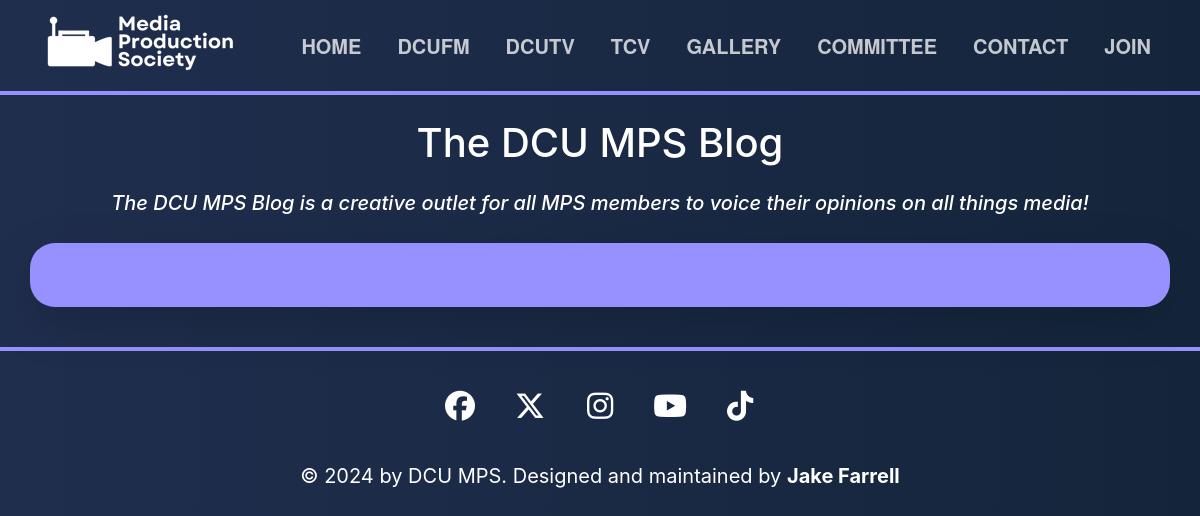
/blog/author/brian-dowling/, run on an earlier commit of the app's database.
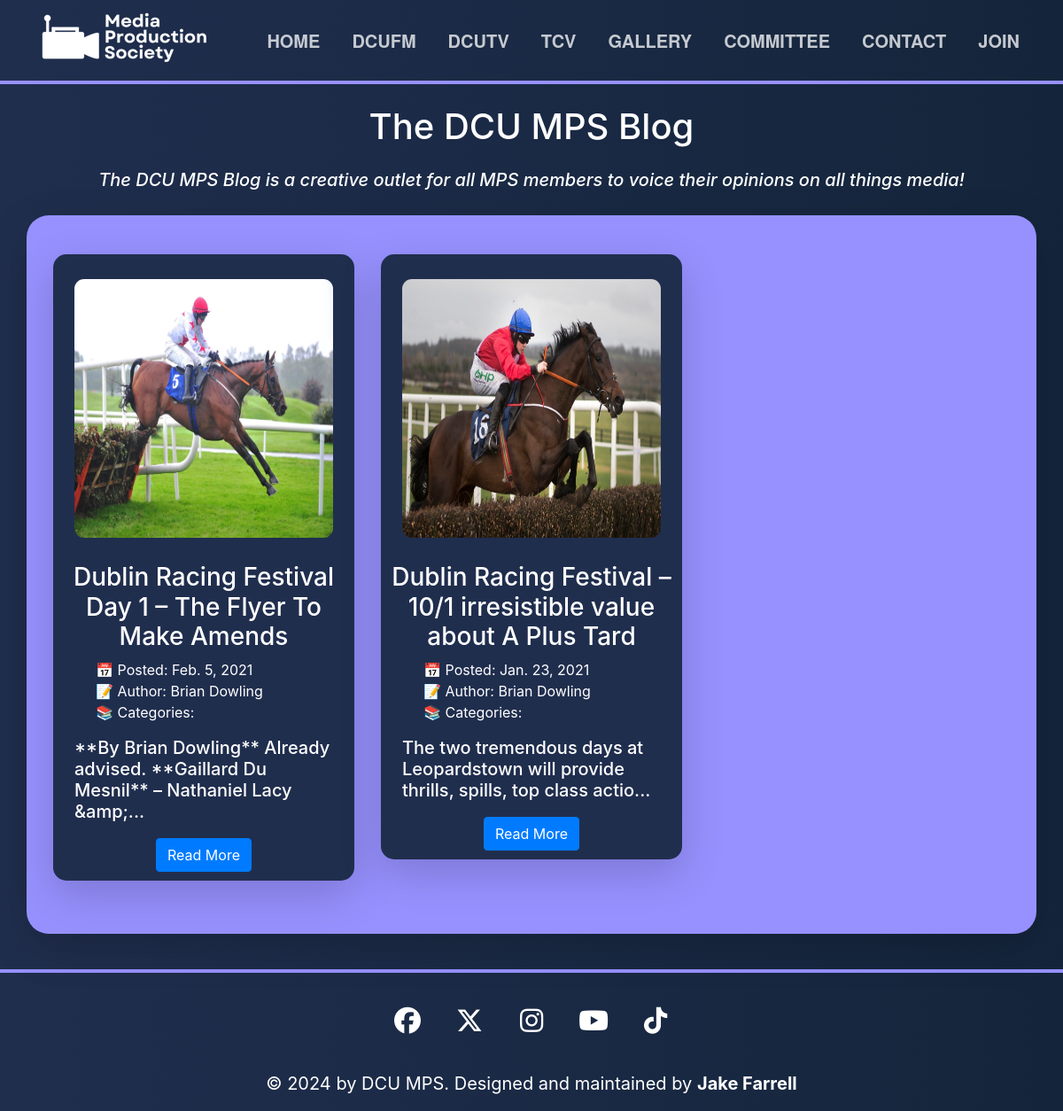
And on a later commit of the database.
### mps_site/models.py (models this page shows, shortened)
class Post(models.Model):
    title = models.CharField(max_length=255)
    post_slug = models.SlugField(max_length=255, blank=True)
    author = models.ForeignKey(Author, on_delete=models.CASCADE)
    preview_image = models.CharField(max_length=255, default="assets/img/other/blank_event.png")
    body = models.TextField()
    created_on = models.DateTimeField(default=timezone.now)
    last_modified = models.DateTimeField(auto_now=True)
    categories = models.ManyToManyField("Category", related_name="posts")
    def __str__(self):
        return self.title

class Author(models.Model):
    name = models.CharField(max_length=255)
    author_slug = models.SlugField(max_length=255, blank=True)
    def __str__(self):
        return self.name

### mps_site/views.py (the view)
# urls.py: path("blog/author/<author>/", views.blog_author, name="blog_author"),
def blog_author(request, author):
    posts = Post.objects.filter(
        author__author_slug__contains=author
    ).order_by("-created_on")
    context = {
        "author": author,
        "page_name": posts,
        "posts": posts,
    }
    return render(request, "blog/author.html", context)

### mps_site/templates/blog/author.html (shortened to what this page needs)
{% extends "blog/index.html" %}

### mps_site/templates/blog/index.html (shortened to what this page needs)
{% extends 'base.html' %}
{% load static %}
{% block content %}
{% block page_content %}
    {% block posts %}
    <div class="container">
        <h1 class="my-4">The DCU MPS Blog</h1>
        <h5><i>The DCU MPS Blog is a creative outlet for all MPS members to voice their opinions on all things media!</h5></i>
        <div class="row justify-content-center">
          <div class="col-md-12 custom-box shadow-lg bg-body">
            <div class="center-contents">
              <div class="container mt-4">
                <div class="row">
        {% for post in posts %}
        <div class="col-md-4">
            <div class="committee-member shadow-lg bg-body" style="background-color: #202E4E; border-radius: 15px;">
              <a href="{% url 'blog_detail' post.post_slug %}"><img class="my-4" src="{% static post.preview_image %}" width="300px" height="300px" alt="MPS Sub-Group" style="aspect-ratio: 1 / 1; overflow: hidden;"></a>
              <h3 class="mx-2"><a href="{% url 'blog_detail' post.post_slug %}">{{ post.title | safe }}</a></h3>
              <ul class="mx-2" style="text-align: left; list-style: none;">
                <li>📅 Posted: {{ post.created_on.date }}</li>
                <li>📝 Author: <a href="{% url 'blog_author' post.author.author_slug %}">{{ post.author }}</a></li>
                <li>📚 Categories:
                </li>
                  </ul>
              <h5 class="mx-4" style="text-align: left;">{{ post.body | slice:":85" }}...</h5>
              <button class="btn btn-primary" style="margin-top: 10px; margin-bottom: 10px;"><a href="{% url 'blog_detail' post.post_slug %}" style="color: white;">Read More</a></button>
            </div>
          </div>
        {% endfor %}
                </div>
              </div>
            </div>
          </div>
        </div>
    </div>
    {% endblock posts %}
{% endblock page_content %}
{% endblock %}

What changed in the data, as far as the page shows it:
added Post: preview_image (picture), title "Dublin Racing Festival Day 1 – The Flyer To Make Amends", created_on "Feb. 5, 2021", author "Brian Dowling", body "**By Brian Dowling** Already advised. **Gaillard Du Mesnil** – Nathaniel Lacy &amp;"
added Post: preview_image (picture), title "Dublin Racing Festival – 10/1 irresistible value about A Plus Tard", created_on "Jan. 23, 2021", author "Brian Dowling", body "The two tremendous days at Leopardstown will provide thrills, spills, top class actio"
